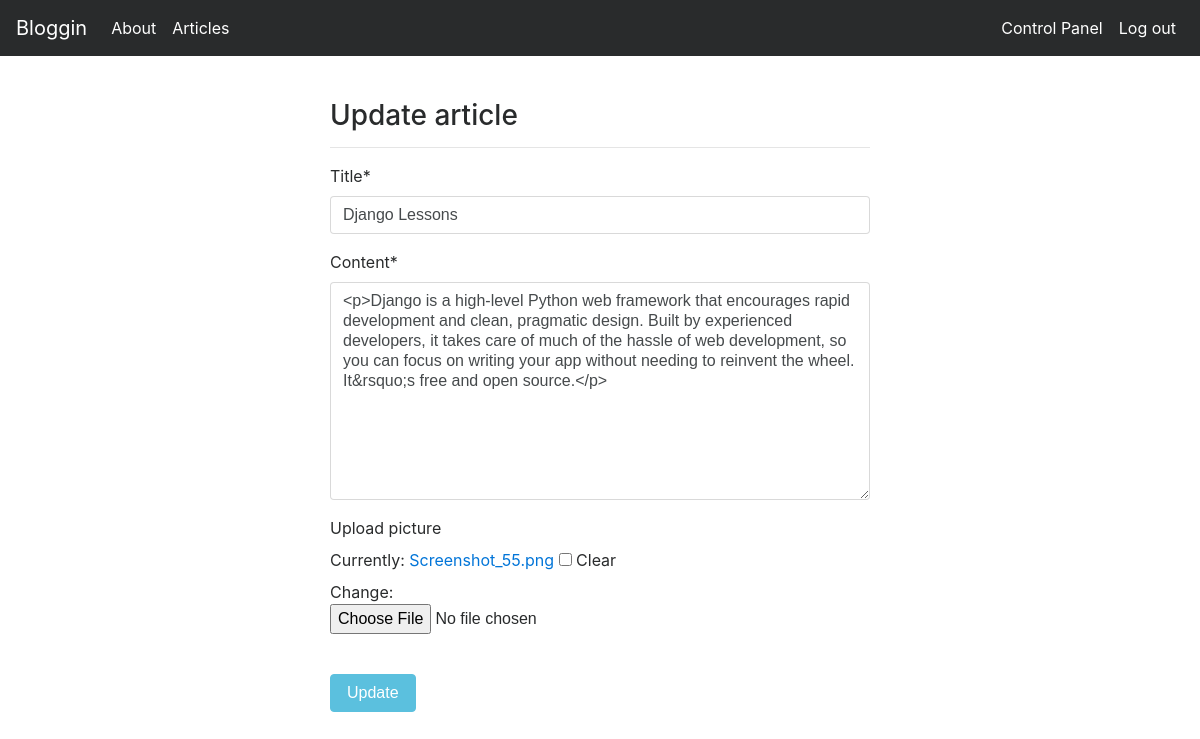
The page /articles/update/10 (signed in) on the database its author committed.
### article/models.py (models this page shows, shortened)
class Article (models.Model):
    author = models.ForeignKey("auth.User", on_delete= models.CASCADE, verbose_name= "Author")
    title = models.CharField(max_length=50, verbose_name= "Title")
    content = RichTextField(verbose_name= "Content")
    created_date = models.DateTimeField(auto_now_add = True, verbose_name= "Date")
    article_image = models.FileField(blank= True, null= True, verbose_name= "Upload picture")

### article/views.py (the view)
# urls.py: path('update/<int:id>', views.updateArticle, name= "update" ),
@login_required(login_url="user:login")
def updateArticle(request,id):
    article = get_object_or_404(Article, id = id)
    form = ArticleForm(request.POST or None, request.FILES or None, instance= article)
    if form.is_valid():
        article = form.save(commit=False)
        article.author = request.user
        article.save()
        messages.success(request, "Article updated successfully")
        return redirect("article:dashboard")
    return render(request,"update.html", {"form": form})

### article/forms.py
class ArticleForm(forms.ModelForm):
    class Meta:
        model = Article
        fields = ["title", "content","article_image"]

### templates/update.html (shortened to what this page needs)
{% extends 'layout.html' %}
{% block body %}
{% load crispy_forms_tags %}
<div class="row">
    <div class="col-md-6 offset-md-3">
        <h3>Update article</h3>
        <hr>
        <form method="POST" enctype="multipart/form-data">
            {{form | crispy}} <br>
            <button type="submit" , class="btn btn-info">Update</button>
        </form>
    </div>
</div>
{% endblock body %}

### rows shown on the page
Article: title "Django Lessons", content "<p>Django is a high-level Python web framework that encourages rapid development and clean, pragmatic design. Built by experienced developers, it takes care of much of the hassle of web development, so you can focus on writing your app without needing to reinvent the wheel. It&rsquo;s free and open source.</p>"
